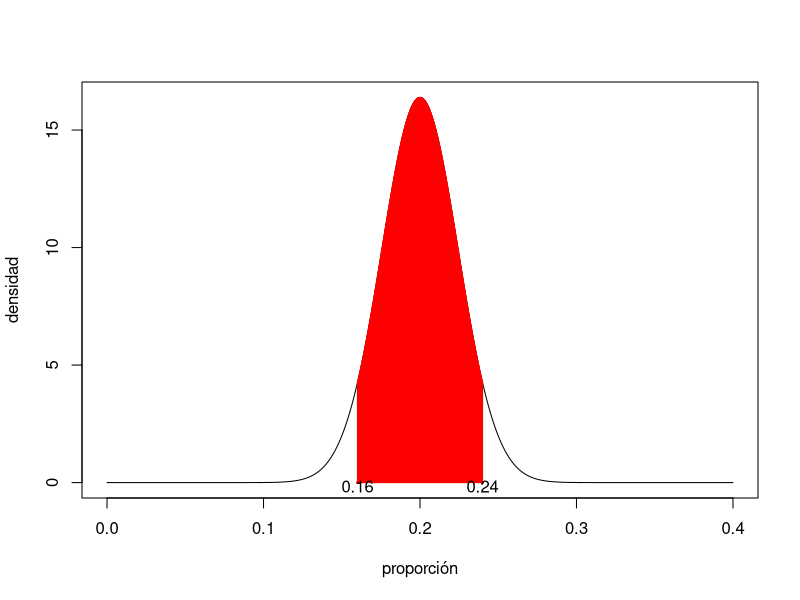
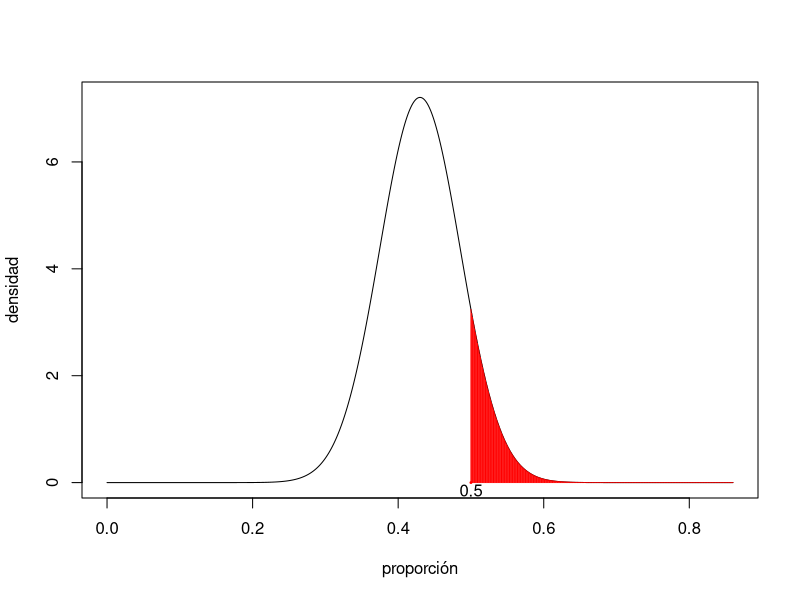

The R source for these figures, in order:
## ---- chunk 1
x=seq(from=0,to=0.4,by=0.0001)
plot(x,dnorm(x,0.2,sqrt(0.2*0.8/270)),type="l",xlab="proporción",ylab="densidad")
x2=seq(from=0.16,to=0.24,by=0.0001)
y2=dnorm(x2,0.2,sqrt(0.2*0.8/270))
lines(x2,y2,type="h",col="red")
points(0.16,0,col="red",cex=0.25,pch=19)
points(0.24,0,col="red",cex=0.25,pch=19)
text(0.16,-0.15,"0.16")
text(0.24,-0.15,"0.24")
## ---- chunk 2
x=seq(from=0,to=0.86,by=0.001)
plot(x,dnorm(x,0.43,sqrt(0.43*(1-0.43)/80)),type="l",xlab="proporción",ylab="densidad")
x2=seq(from=0.5,to=0.86,by=0.001)
y2=dnorm(x2,0.43,sqrt(0.43*(1-0.43)/80))
lines(x2,y2,type="h",col="red")
points(0.5,0,col="red",cex=0.25,pch=19)
text(0.5,-0.15,"0.5")
